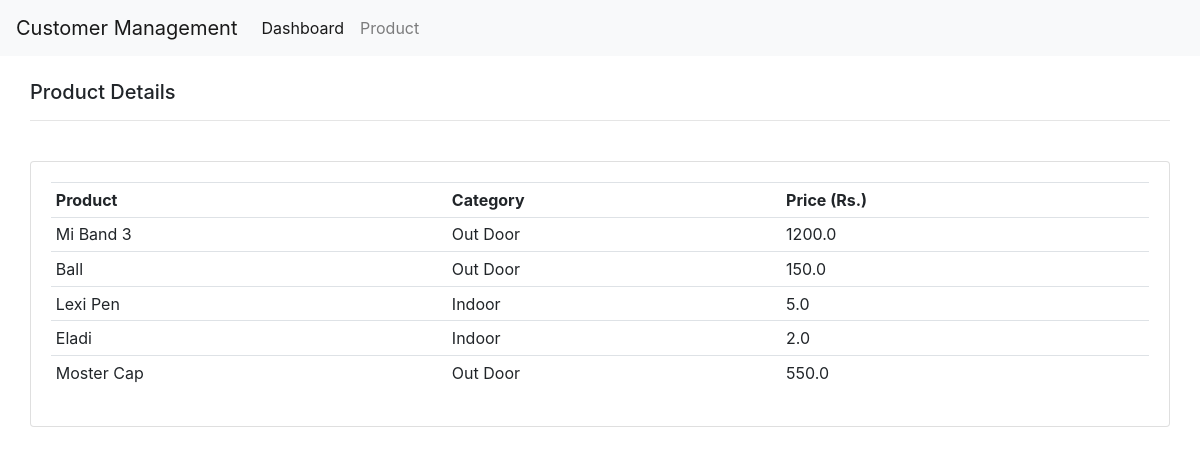
Screenshot of /cmr/product/ with the database file from the repository.
### for_study_app1/models.py (models this page shows, shortened)
class Product(models.Model):
    CATEGORY=(
           ('Indoor','Indoor'),
           ('Out Door','Out Door'),
           )
    name=models.CharField(max_length=200,null=True)
    price=models.FloatField(null=True)
    category=models.CharField(max_length=200,null=True,choices=CATEGORY)
    description=models.CharField(max_length=200,null=True)
    created_date=models.DateTimeField(auto_now_add=True,null=True)
    tags=models.ManyToManyField(Tag)

### for_study_app1/views.py (the view)
# urls.py: path('cmr/product/',views.product_view,name='product'),
def product_view(request):
    products=Product.objects.all()
    context={'products':products}
    return render(request,'product.html',context)

### for_study_app1/templates/product.html
{%extends 'Base.html'%}
{%block content%}
<br>
<div class="col-md">
  <h5>Product Details</h5>
  <hr>
  <br>
  <div class="card card-body">
    <table class="table table-sm">
      <tr>
        <th>Product</th>
        <th>Category</th>
        <th>Price (Rs.)</th>
      </tr>
      {%for product in products%}
      <tr>
        <td>{{product.name}}</td>
        <td>{{product.category}}</td>
        <td>{{product.price}}</td>
      </tr>
      {%endfor%}
    </table>
  </div>
</div>
{%endblock%}

### rows the page displays
Product: name "Mi Band 3", category "Out Door", price "1200.0"
Product: name "Ball", category "Out Door", price "150.0"
Product: name "Lexi Pen", category "Indoor", price "5.0"
Product: name "Eladi", category "Indoor", price "2.0"
Product: name "Moster Cap", category "Out Door", price "550.0"
